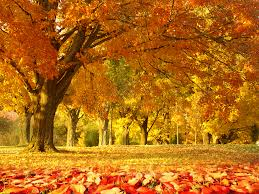
#> input picture cv/test.jpg, 259 x 194 px
$ python interpolation.py
#> lines starting #> are read from the running program, lines starting #| are printed output that depends on the picture
import numpy as np
import cv2

def resize(gray_img, *target):

    '''
        Nearest neighbor interpolation
        https://en.wikipedia.org/wiki/Nearest-neighbor_interpolation
    '''

    new_img = np.zeros(target, dtype=np.uint8)

    h_ratio, w_ratio = gray_img.shape[0] / target[0], gray_img.shape[1] / target[1]  # height ratio, width ratio

    for i in range(target[0]):
        for j in range(target[1]):
            new_img[i, j] = int(gray_img[int(h_ratio * i), int(w_ratio * j)])

    return new_img

if __name__ == "__main__":

    # read original image and turn image in grayscale value
    img = cv2.imread("test.jpg") # (194, 259)
#> img is the input picture: shape (194, 259, 3); mean B, G, R 22.3, 105.5, 178.1
    gray = cv2.cvtColor(img, cv2.COLOR_BGR2GRAY)
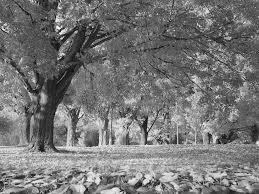
#> gray: shape (194, 259); min 8, max 250, mean 117.7

    src_h, src_w = gray.shape
#> src_h = 194; src_w = 259
    # set ratio or hard-coded target dimensions
    RATIO = 0.5
    trg_h, trg_w = int(src_h * RATIO), int(src_w * RATIO)
#> trg_h = 97; trg_w = 129
    resized = resize(gray, trg_h, trg_w)
#> after the loop in resize, `for i in range(target[0]):`:
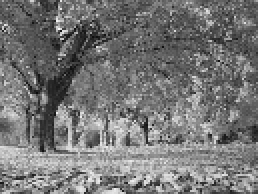
#> new_img: shape (97, 129) (shown 2 times larger); min 12, max 250, mean 117.9

    # show result images
    cv2.imshow("original image", gray)
    cv2.imshow("resized image", resized)

    cv2.waitKey(0)
